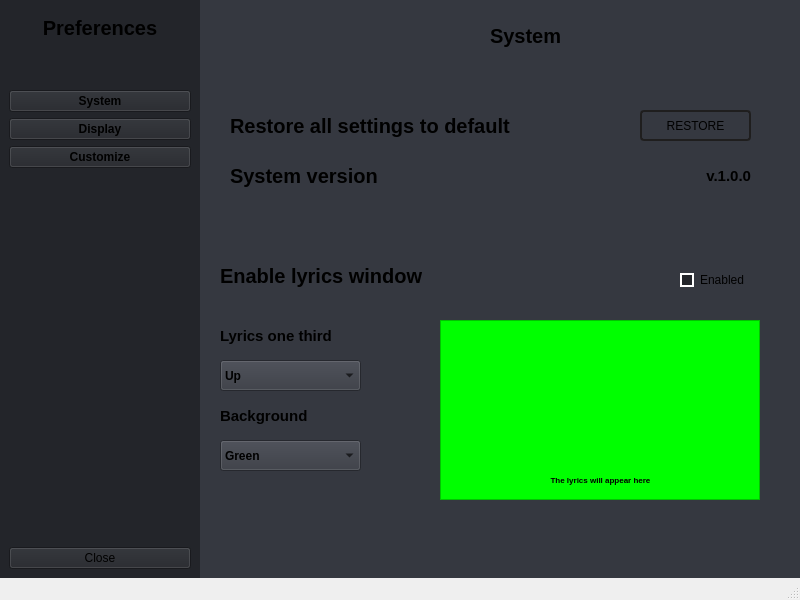
<?xml version="1.0" encoding="UTF-8"?>
<ui version="4.0">
 <class>Preferences</class>
 <widget class="QMainWindow" name="Preferences">
  <property name="geometry">
   <rect>
    <x>0</x>
    <y>0</y>
    <width>800</width>
    <height>600</height>
   </rect>
  </property>
  <property name="minimumSize">
   <size>
    <width>800</width>
    <height>600</height>
   </size>
  </property>
  <property name="maximumSize">
   <size>
    <width>800</width>
    <height>600</height>
   </size>
  </property>
  <property name="windowTitle">
   <string>Preferences</string>
  </property>
  <property name="windowIcon">
   <iconset resource="asset/ui/assets.qrc">
    <normaloff>:/icon/icon.png</normaloff>:/icon/icon.png</iconset>
  </property>
  <widget class="QWidget" name="centralwidget">
   <layout class="QHBoxLayout" name="horizontalLayout" stretch="2,6">
    <property name="spacing">
     <number>0</number>
    </property>
    <property name="leftMargin">
     <number>0</number>
    </property>
    <property name="topMargin">
     <number>0</number>
    </property>
    <property name="rightMargin">
     <number>0</number>
    </property>
    <property name="bottomMargin">
     <number>0</number>
    </property>
    <item>
     <widget class="QWidget" name="widget" native="true">
      <property name="styleSheet">
       <string notr="true">background-color: rgb(35, 37, 42)</string>
      </property>
      <layout class="QVBoxLayout" name="verticalLayout" stretch="1,1,0,1,1,10,1">
       <item>
        <widget class="QLabel" name="label">
         <property name="styleSheet">
          <string notr="true">font-size: 20px; font-weight: bold;</string>
         </property>
         <property name="text">
          <string>Preferences</string>
         </property>
         <property name="alignment">
          <set>Qt::AlignmentFlag::AlignCenter</set>
         </property>
        </widget>
       </item>
       <item>
        <spacer name="verticalSpacer_2">
         <property name="orientation">
          <enum>Qt::Orientation::Vertical</enum>
         </property>
         <property name="sizeHint" stdset="0">
          <size>
           <width>20</width>
           <height>40</height>
          </size>
         </property>
        </spacer>
       </item>
       <item>
        <widget class="QPushButton" name="system_button">
         <property name="styleSheet">
          <string notr="true">font-weight: bold;</string>
         </property>
         <property name="text">
          <string>System</string>
         </property>
         <property name="icon">
          <iconset resource="asset/ui/assets.qrc">
           <normaloff>:/other/gear.png</normaloff>:/other/gear.png</iconset>
         </property>
         <property name="iconSize">
          <size>
           <width>25</width>
           <height>25</height>
          </size>
         </property>
        </widget>
       </item>
       <item>
        <widget class="QPushButton" name="display_button">
         <property name="styleSheet">
          <string notr="true">font-weight: bold;</string>
         </property>
         <property name="text">
          <string>Display</string>
         </property>
         <property name="icon">
          <iconset resource="asset/ui/assets.qrc">
           <normaloff>:/other/pc.png</normaloff>:/other/pc.png</iconset>
         </property>
         <property name="iconSize">
          <size>
           <width>25</width>
           <height>25</height>
          </size>
         </property>
         <property name="autoExclusive">
          <bool>false</bool>
         </property>
         <property name="default">
          <bool>false</bool>
         </property>
         <property name="flat">
          <bool>false</bool>
         </property>
        </widget>
       </item>
       <item>
        <widget class="QPushButton" name="customize_button">
         <property name="styleSheet">
          <string notr="true">font-weight: bold;</string>
         </property>
         <property name="text">
          <string>Customize</string>
         </property>
         <property name="icon">
          <iconset resource="asset/ui/assets.qrc">
           <normaloff>:/other/style.png</normaloff>:/other/style.png</iconset>
         </property>
         <property name="iconSize">
          <size>
           <width>25</width>
           <height>25</height>
          </size>
         </property>
        </widget>
       </item>
       <item>
        <spacer name="verticalSpacer">
         <property name="orientation">
          <enum>Qt::Orientation::Vertical</enum>
         </property>
         <property name="sizeHint" stdset="0">
          <size>
           <width>20</width>
           <height>40</height>
          </size>
         </property>
        </spacer>
       </item>
       <item>
        <widget class="QPushButton" name="close_button">
         <property name="text">
          <string>Close</string>
         </property>
        </widget>
       </item>
      </layout>
     </widget>
    </item>
    <item>
     <widget class="QWidget" name="widget_2" native="true">
      <property name="styleSheet">
       <string notr="true">background-color: rgb(53, 56, 64)</string>
      </property>
      <widget class="QWidget" name="display_page" native="true">
       <property name="enabled">
        <bool>false</bool>
       </property>
       <property name="geometry">
        <rect>
         <x>0</x>
         <y>0</y>
         <width>601</width>
         <height>561</height>
        </rect>
       </property>
       <widget class="QLabel" name="label_2">
        <property name="geometry">
         <rect>
          <x>290</x>
          <y>15</y>
          <width>81</width>
          <height>31</height>
         </rect>
        </property>
        <property name="styleSheet">
         <string notr="true">font-size: 20px; font-weight: bold;</string>
        </property>
        <property name="text">
         <string>Display</string>
        </property>
       </widget>
       <widget class="QLabel" name="label_3">
        <property name="geometry">
         <rect>
          <x>230</x>
          <y>10</y>
          <width>41</width>
          <height>41</height>
         </rect>
        </property>
        <property name="text">
         <string/>
        </property>
        <property name="pixmap">
         <pixmap resource="asset/ui/assets.qrc">:/other/pc.png</pixmap>
        </property>
        <property name="scaledContents">
         <bool>true</bool>
        </property>
       </widget>
       <widget class="QComboBox" name="diplay_options">
        <property name="geometry">
         <rect>
          <x>410</x>
          <y>110</y>
          <width>141</width>
          <height>31</height>
         </rect>
        </property>
        <property name="contextMenuPolicy">
         <enum>Qt::ContextMenuPolicy::DefaultContextMenu</enum>
        </property>
        <property name="styleSheet">
         <string notr="true">font-weight: bold;</string>
        </property>
        <property name="labelDrawingMode">
         <enum>QComboBox::LabelDrawingMode::UseDelegate</enum>
        </property>
        <item>
         <property name="text">
          <string>Windowed</string>
         </property>
        </item>
        <item>
         <property name="text">
          <string>Fullscreen</string>
         </property>
        </item>
       </widget>
       <widget class="QLabel" name="label_4">
        <property name="geometry">
         <rect>
          <x>30</x>
          <y>110</y>
          <width>271</width>
          <height>31</height>
         </rect>
        </property>
        <property name="styleSheet">
         <string notr="true">font-size: 20px; font-weight: bold;</string>
        </property>
        <property name="text">
         <string>Display style:</string>
        </property>
       </widget>
      </widget>
      <widget class="QWidget" name="customize_page" native="true">
       <property name="enabled">
        <bool>false</bool>
       </property>
       <property name="geometry">
        <rect>
         <x>0</x>
         <y>0</y>
         <width>601</width>
         <height>561</height>
        </rect>
       </property>
       <widget class="QLabel" name="label_5">
        <property name="enabled">
         <bool>false</bool>
        </property>
        <property name="geometry">
         <rect>
          <x>270</x>
          <y>20</y>
          <width>151</width>
          <height>31</height>
         </rect>
        </property>
        <property name="styleSheet">
         <string notr="true">font-size: 20px; font-weight: bold;</string>
        </property>
        <property name="text">
         <string>Customize</string>
        </property>
       </widget>
       <widget class="QLabel" name="label_6">
        <property name="enabled">
         <bool>false</bool>
        </property>
        <property name="geometry">
         <rect>
          <x>210</x>
          <y>15</y>
          <width>41</width>
          <height>41</height>
         </rect>
        </property>
        <property name="text">
         <string/>
        </property>
        <property name="pixmap">
         <pixmap resource="asset/ui/assets.qrc">:/other/style.png</pixmap>
        </property>
        <property name="scaledContents">
         <bool>true</bool>
        </property>
       </widget>
       <widget class="QComboBox" name="theme_box">
        <property name="enabled">
         <bool>false</bool>
        </property>
        <property name="geometry">
         <rect>
          <x>410</x>
          <y>110</y>
          <width>141</width>
          <height>31</height>
         </rect>
        </property>
        <property name="contextMenuPolicy">
         <enum>Qt::ContextMenuPolicy::DefaultContextMenu</enum>
        </property>
        <property name="styleSheet">
         <string notr="true">font-weight: bold;</string>
        </property>
        <property name="editable">
         <bool>false</bool>
        </property>
        <property name="labelDrawingMode">
         <enum>QComboBox::LabelDrawingMode::UseDelegate</enum>
        </property>
        <item>
         <property name="text">
          <string>Dark</string>
         </property>
        </item>
        <item>
         <property name="text">
          <string>White</string>
         </property>
        </item>
       </widget>
       <widget class="QLabel" name="label_7">
        <property name="enabled">
         <bool>false</bool>
        </property>
        <property name="geometry">
         <rect>
          <x>30</x>
          <y>110</y>
          <width>271</width>
          <height>31</height>
         </rect>
        </property>
        <property name="styleSheet">
         <string notr="true">font-size: 20px; font-weight: bold;</string>
        </property>
        <property name="text">
         <string>Theme</string>
        </property>
       </widget>
      </widget>
      <widget class="QWidget" name="system_page" native="true">
       <property name="enabled">
        <bool>true</bool>
       </property>
       <property name="geometry">
        <rect>
         <x>0</x>
         <y>0</y>
         <width>601</width>
         <height>561</height>
        </rect>
       </property>
       <widget class="QLabel" name="label_8">
        <property name="geometry">
         <rect>
          <x>290</x>
          <y>20</y>
          <width>151</width>
          <height>31</height>
         </rect>
        </property>
        <property name="styleSheet">
         <string notr="true">font-size: 20px; font-weight: bold;</string>
        </property>
        <property name="text">
         <string>System</string>
        </property>
       </widget>
       <widget class="QLabel" name="label_9">
        <property name="geometry">
         <rect>
          <x>230</x>
          <y>15</y>
          <width>41</width>
          <height>41</height>
         </rect>
        </property>
        <property name="text">
         <string/>
        </property>
        <property name="pixmap">
         <pixmap resource="asset/ui/assets.qrc">:/other/gear.png</pixmap>
        </property>
        <property name="scaledContents">
         <bool>true</bool>
        </property>
       </widget>
       <widget class="QLabel" name="label_10">
        <property name="geometry">
         <rect>
          <x>30</x>
          <y>110</y>
          <width>361</width>
          <height>31</height>
         </rect>
        </property>
        <property name="styleSheet">
         <string notr="true">font-size: 20px; font-weight: bold;</string>
        </property>
        <property name="text">
         <string>Restore all settings to default</string>
        </property>
       </widget>
       <widget class="QComboBox" name="lyrics_one_third">
        <property name="geometry">
         <rect>
          <x>20</x>
          <y>360</y>
          <width>141</width>
          <height>31</height>
         </rect>
        </property>
        <property name="contextMenuPolicy">
         <enum>Qt::ContextMenuPolicy::DefaultContextMenu</enum>
        </property>
        <property name="styleSheet">
         <string notr="true">font-weight: bold;</string>
        </property>
        <property name="labelDrawingMode">
         <enum>QComboBox::LabelDrawingMode::UseDelegate</enum>
        </property>
        <item>
         <property name="text">
          <string>Up</string>
         </property>
        </item>
        <item>
         <property name="text">
          <string>Center</string>
         </property>
        </item>
        <item>
         <property name="text">
          <string>Bottom</string>
         </property>
        </item>
       </widget>
       <widget class="QLabel" name="label_11">
        <property name="geometry">
         <rect>
          <x>20</x>
          <y>320</y>
          <width>131</width>
          <height>31</height>
         </rect>
        </property>
        <property name="styleSheet">
         <string notr="true">font-size: 15px; font-weight: bold;</string>
        </property>
        <property name="text">
         <string>Lyrics one third</string>
        </property>
       </widget>
       <widget class="QFrame" name="color_bg_preview">
        <property name="geometry">
         <rect>
          <x>240</x>
          <y>320</y>
          <width>320</width>
          <height>180</height>
         </rect>
        </property>
        <property name="styleSheet">
         <string notr="true">background-color: rgb(0,255,0)</string>
        </property>
        <property name="frameShape">
         <enum>QFrame::Shape::StyledPanel</enum>
        </property>
        <property name="frameShadow">
         <enum>QFrame::Shadow::Raised</enum>
        </property>
        <widget class="QLabel" name="label_14">
         <property name="geometry">
          <rect>
           <x>85</x>
           <y>150</y>
           <width>151</width>
           <height>20</height>
          </rect>
         </property>
         <property name="styleSheet">
          <string notr="true">font-weight: bold; color: black; font-size: 8px;</string>
         </property>
         <property name="text">
          <string>The lyrics will appear here</string>
         </property>
         <property name="textFormat">
          <enum>Qt::TextFormat::AutoText</enum>
         </property>
         <property name="alignment">
          <set>Qt::AlignmentFlag::AlignCenter</set>
         </property>
        </widget>
       </widget>
       <widget class="QComboBox" name="background_color">
        <property name="geometry">
         <rect>
          <x>20</x>
          <y>440</y>
          <width>141</width>
          <height>31</height>
         </rect>
        </property>
        <property name="contextMenuPolicy">
         <enum>Qt::ContextMenuPolicy::DefaultContextMenu</enum>
        </property>
        <property name="styleSheet">
         <string notr="true">font-weight: bold;</string>
        </property>
        <property name="labelDrawingMode">
         <enum>QComboBox::LabelDrawingMode::UseDelegate</enum>
        </property>
        <item>
         <property name="text">
          <string>Green</string>
         </property>
        </item>
        <item>
         <property name="text">
          <string>Blue</string>
         </property>
        </item>
        <item>
         <property name="text">
          <string>Red</string>
         </property>
        </item>
        <item>
         <property name="text">
          <string>Yellow</string>
         </property>
        </item>
       </widget>
       <widget class="QLabel" name="label_12">
        <property name="geometry">
         <rect>
          <x>20</x>
          <y>400</y>
          <width>131</width>
          <height>31</height>
         </rect>
        </property>
        <property name="styleSheet">
         <string notr="true">font-size: 15px; font-weight: bold;</string>
        </property>
        <property name="text">
         <string>Background</string>
        </property>
       </widget>
       <widget class="QLabel" name="label_13">
        <property name="geometry">
         <rect>
          <x>20</x>
          <y>260</y>
          <width>211</width>
          <height>31</height>
         </rect>
        </property>
        <property name="styleSheet">
         <string notr="true">font-size: 20px; font-weight: bold;</string>
        </property>
        <property name="text">
         <string>Enable lyrics window</string>
        </property>
       </widget>
       <widget class="QLabel" name="label_15">
        <property name="geometry">
         <rect>
          <x>30</x>
          <y>160</y>
          <width>271</width>
          <height>31</height>
         </rect>
        </property>
        <property name="styleSheet">
         <string notr="true">font-size: 20px; font-weight: bold;</string>
        </property>
        <property name="text">
         <string>System version</string>
        </property>
       </widget>
       <widget class="QLabel" name="app_version">
        <property name="geometry">
         <rect>
          <x>280</x>
          <y>160</y>
          <width>271</width>
          <height>31</height>
         </rect>
        </property>
        <property name="styleSheet">
         <string notr="true">font-size: 15px; font-weight: bold;</string>
        </property>
        <property name="text">
         <string>v.1.0.0</string>
        </property>
        <property name="alignment">
         <set>Qt::AlignmentFlag::AlignRight|Qt::AlignmentFlag::AlignTrailing|Qt::AlignmentFlag::AlignVCenter</set>
        </property>
       </widget>
       <widget class="QCheckBox" name="enable_lyrics">
        <property name="geometry">
         <rect>
          <x>480</x>
          <y>270</y>
          <width>78</width>
          <height>20</height>
         </rect>
        </property>
        <property name="styleSheet">
         <string notr="true">QCheckBox::indicator {
    border-radius: 10px;
    border: 2px solid white;
    background-color: rgb(35, 37, 42);
}

QCheckBox::indicator:checked {
    background-color: white;
}

QCheckBox::indicator:hover {
    border: 2px solid rgb(200, 200, 200);
}</string>
        </property>
        <property name="text">
         <string>Enabled</string>
        </property>
       </widget>
       <widget class="QPushButton" name="restore_button">
        <property name="geometry">
         <rect>
          <x>440</x>
          <y>110</y>
          <width>111</width>
          <height>31</height>
         </rect>
        </property>
        <property name="styleSheet">
         <string notr="true">border: 2px solid #1f1e1e;
border-radius: 4px;</string>
        </property>
        <property name="text">
         <string>RESTORE</string>
        </property>
       </widget>
      </widget>
     </widget>
    </item>
   </layout>
  </widget>
  <widget class="QMenuBar" name="menubar">
   <property name="geometry">
    <rect>
     <x>0</x>
     <y>0</y>
     <width>800</width>
     <height>33</height>
    </rect>
   </property>
  </widget>
  <widget class="QStatusBar" name="statusbar"/>
 </widget>
 <resources>
  <include location="asset/ui/assets.qrc"/>
 </resources>
 <connections/>
</ui>
